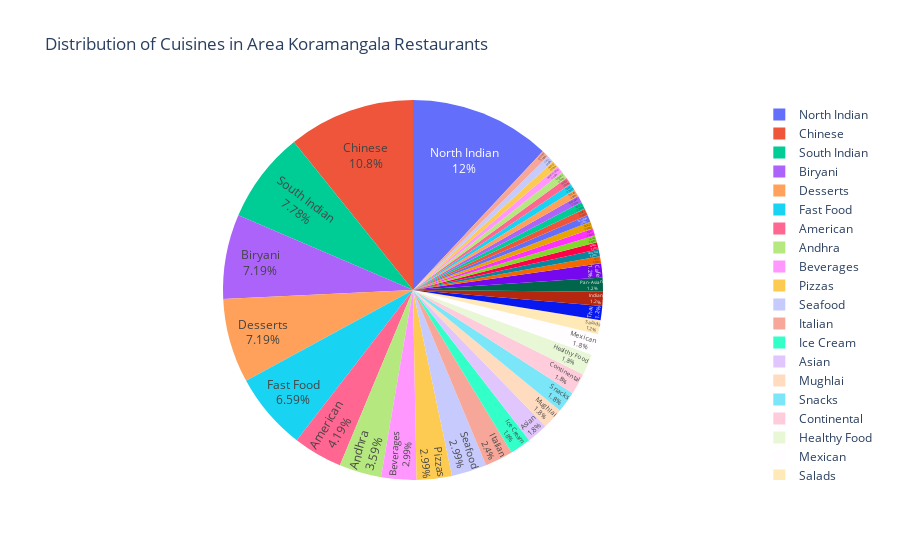

This figure's notebook cell:
### Code cell
fig = px.pie(data_frame = cu_HSR, 
             names = cu_Koramangala['Cuisine'], 
             values = cu_Koramangala['Count'], 
             title = 'Distribution of Cuisines in Area Koramangala Restaurants')

fig.update_traces(textposition = 'inside', textinfo = 'percent+label')
fig.show()

### Figure 1 — Plotly figure (JSON) as saved in the notebook; plotly's stock layout.template omitted (floating-point values rounded to 4 significant figures)
{"data": [{"domain": {"x": [0, 1], "y": [0, 1]}, "hovertemplate": "label=%{label}<br>value=%{value}<extra></extra>", "labels": ["North Indian", "Chinese", "South Indian", "Biryani", "Desserts", "Fast Food", "American", "Andhra", "Beverages", "Pizzas", "Seafood", "Italian", "Ice Cream", "Asian", "Mughlai", "Snacks", "Continental", "Healthy Food", "Mexican", "Salads", "Thai", "Indian", "Pan-Asian", "Cafe", "Grill", "Home Food", "Kebabs", "Juices", "Chaat", "Turkish", "Portuguese", "Sweets", "Kerala", "Hyderabadi", "Punjabi", "Pastas", "Bakery", "Lebanese", "Mediterranean", "Arabian", "Jain", "Oriental"], "legendgroup": "", "name": "", "showlegend": true, "textinfo": "percent+label", "textposition": "inside", "type": "pie", "values": [20, 18, 13, 12, 12, 11, 7, 6, 5, 5, 5, 4, 3, 3, 3, 3, 3, 3, 3, 2, 2, 2, 2, 2, 1, 1, 1, 1, 1, 1, 1, 1, 1, 1, 1, 1, 1, 1, 1, 1, 1, 1]}], "layout": {"legend": {"tracegroupgap": 0}, "title": {"text": "Distribution of Cuisines in Area Koramangala Restaurants"}}}
